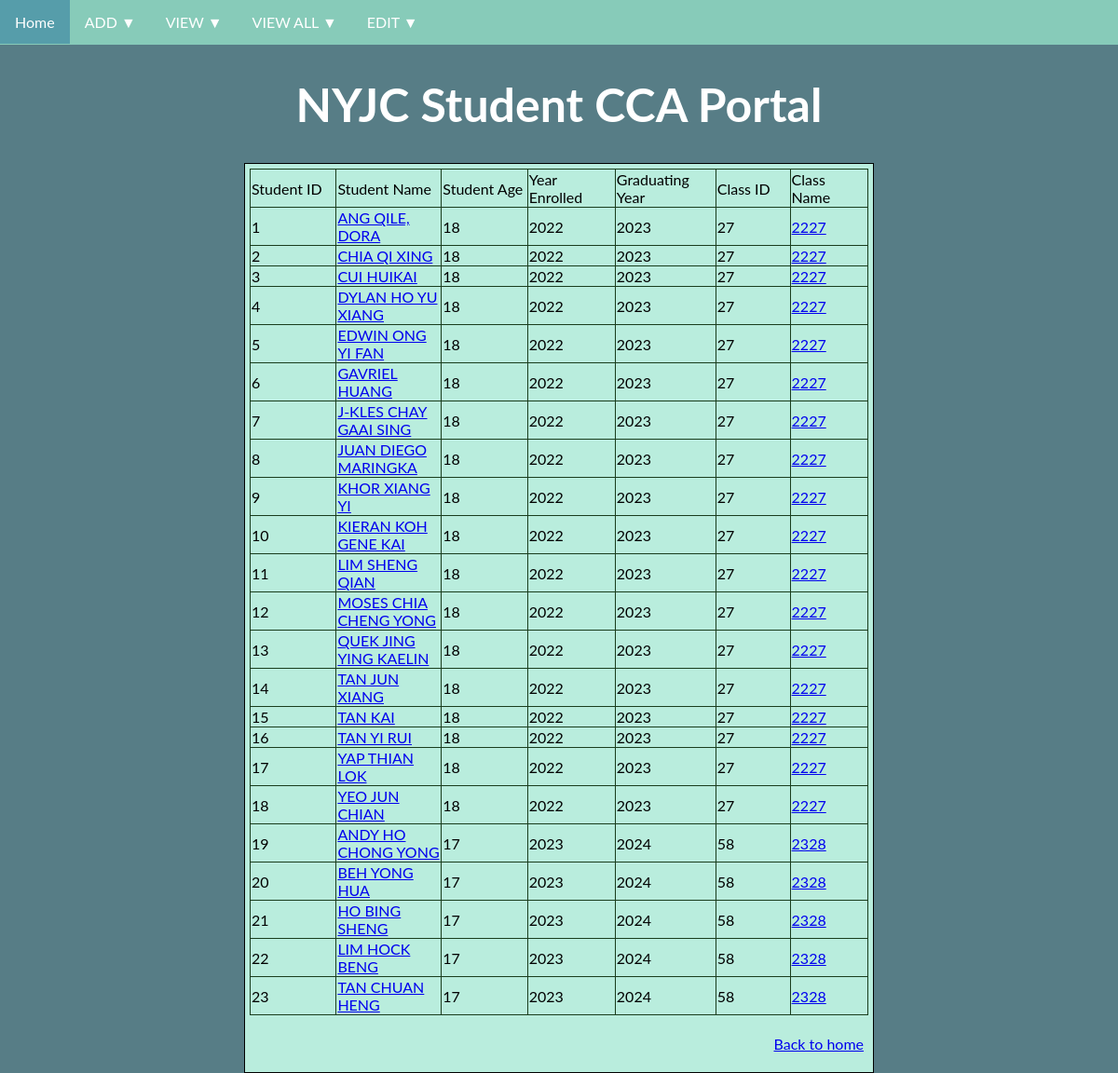
Page /view_all/student on the committed database.
### tables this page shows
CREATE TABLE "Student"(
                "id" TEXT UNIQUE,
                "name" TEXT,
                "student_age" INT,
                "year_enrolled" INT,
                "graduating_year" INT,
                "class_id" TEXT,
                Primary Key("id")
                Foreign Key("class_id") REFERENCES Class("id")
                );

CREATE TABLE "Class"(
                "id" TEXT UNIQUE,
                "name" TEXT,
                "level" TEXT,
                Primary Key("id")
                );

### main.py (the view)
@app.route('/view_all/student')
def view_all_student():
    title = 'View all Students'
    span1 = 'Here are the details of all students'
    table_header = ['Student ID',
                    'Student Name',
                    'Student Age',
                    'Year Enrolled',
                    'Graduating Year',
                    'Class ID',
                    'Class Name',
                   ]
    records = studentCollection.viewall()
    return render_template("view_all.html",
                           page_type = "view_all_students",
                           title = title,
                           span1 = span1,
                           table_header = table_header,
                           table_data = records
                          )

### storage.py (called while the page is built)
    def _executedql(self, query: str, type: str, params: tuple) -> Optional[sqlite3.Row]:
        with sqlite3.connect(self._dbname) as conn:
            conn.row_factory = sqlite3.Row
            cur = conn.cursor()
            result = None
            if type == 'one':
                cur.execute(query, params)
                result = cur.fetchone()
            elif type == "many":
                cur.execute(query)
                result = cur.fetchall()
            elif type == "join":
                cur.execute(query, params)
                result = cur.fetchall()
            return result

### templates/view_all.html (shortened to what this page needs)
<!DOCTYPE html>
<html>
<head>
    {% include "head.html" %}
</head>
<body>
    {% include "header.html" %}
    <div class='container'>
        <table>
            <tr>
            {% for header in table_header %}
                <td> {{header}} </td>
            {% endfor %}
            {% if 'students' in page_type %}
                {% for student in table_data %}
                    <tr>
                    {% for name, value in student.items() %}
                        {% if name == 'student_name' %}
                            <td><a href="/view/student?id={{student['student_id']}}">{{ value }}</a></td>
                        {% elif name == 'class_name' %}
                            <td><a href="/view/class?id={{student['class_id']}}"> {{ value }}</a></td>
                        {% else %}
                        <td>{{ value }}</td>
                        {% endif %}
                    {% endfor %}
                    </tr>
                {% endfor %}
            {% endif %}
        </table>
    {% include "footer.html" %}
    </div>
</body>
</html>

### static/css/styles.css (style rules this page uses)
body { background-color: #577D86; font-family: "Lato", sans-serif; margin: 0px; }
.main-heading, .container, .footer { padding: 5px; margin: auto; }
.container { display: table; border: 0.5px solid black; background-color: #B9EDDD; color: black; width: 664px }
table { border: 0.5px solid #193d1d; border-collapse: collapse; }
th, td { width: 10em; border: 0.5px solid #193d1d; }

### rows in the picture
Student: student "1" "18", name "ANG QILE, DORA", year_enrolled "2022", graduating_year "2023", value "27", name "2227"
Student: student "2" "18", name "CHIA QI XING", year_enrolled "2022", graduating_year "2023", value "27", name "2227"
Student: student "3" "18", name "CUI HUIKAI", year_enrolled "2022", graduating_year "2023", value "27", name "2227"
Student: student "4" "18", name "DYLAN HO YU XIANG", year_enrolled "2022", graduating_year "2023", value "27", name "2227"
Student: student "5" "18", name "EDWIN ONG YI FAN", year_enrolled "2022", graduating_year "2023", value "27", name "2227"
Student: student "6" "18", name "GAVRIEL HUANG", year_enrolled "2022", graduating_year "2023", value "27", name "2227"
Student: student "7" "18", name "J-KLES CHAY GAAI SING", year_enrolled "2022", graduating_year "2023", value "27", name "2227"
Student: student "8" "18", name "JUAN DIEGO MARINGKA", year_enrolled "2022", graduating_year "2023", value "27", name "2227"
Student: student "9" "18", name "KHOR XIANG YI", year_enrolled "2022", graduating_year "2023", value "27", name "2227"
Student: id "10", name "KIERAN KOH GENE KAI", student "18", year_enrolled "2022", graduating_year "2023", value "27", name "2227"
Student: id "11", name "LIM SHENG QIAN", student "18", year_enrolled "2022", graduating_year "2023", value "27", name "2227"
Student: id "12", name "MOSES CHIA CHENG YONG", student "18", year_enrolled "2022", graduating_year "2023", value "27", name "2227"
Student: id "13", name "QUEK JING YING KAELIN", student "18", year_enrolled "2022", graduating_year "2023", value "27", name "2227"
Student: id "14", name "TAN JUN XIANG", student "18", year_enrolled "2022", graduating_year "2023", value "27", name "2227"
Student: id "15", name "TAN KAI", student "18", year_enrolled "2022", graduating_year "2023", value "27", name "2227"
Student: id "16", name "TAN YI RUI", student "18", year_enrolled "2022", graduating_year "2023", value "27", name "2227"
Student: id "17", name "YAP THIAN LOK", student "18", year_enrolled "2022", graduating_year "2023", value "27", name "2227"
Student: id "18", name "YEO JUN CHIAN", student "18", year_enrolled "2022", graduating_year "2023", value "27", name "2227"
Student: id "19", name "ANDY HO CHONG YONG", student "17", year_enrolled "2023", graduating_year "2024", value "58", name "2328"
Student: id "20", name "BEH YONG HUA", student "17", year_enrolled "2023", graduating_year "2024", value "58", name "2328"
Student: id "21", name "HO BING SHENG", student "17", year_enrolled "2023", graduating_year "2024", value "58", name "2328"
Student: id "22", name "LIM HOCK BENG", student "17", year_enrolled "2023", graduating_year "2024", value "58", name "2328"
Student: id "23", name "TAN CHUAN HENG", student "17", year_enrolled "2023", graduating_year "2024", value "58", name "2328"

### other values in the picture
{{ header }} "Student ID" "Student Name" "Student Age" "Year Enrolled" "Graduating Year" "Class ID" "Class Name"
